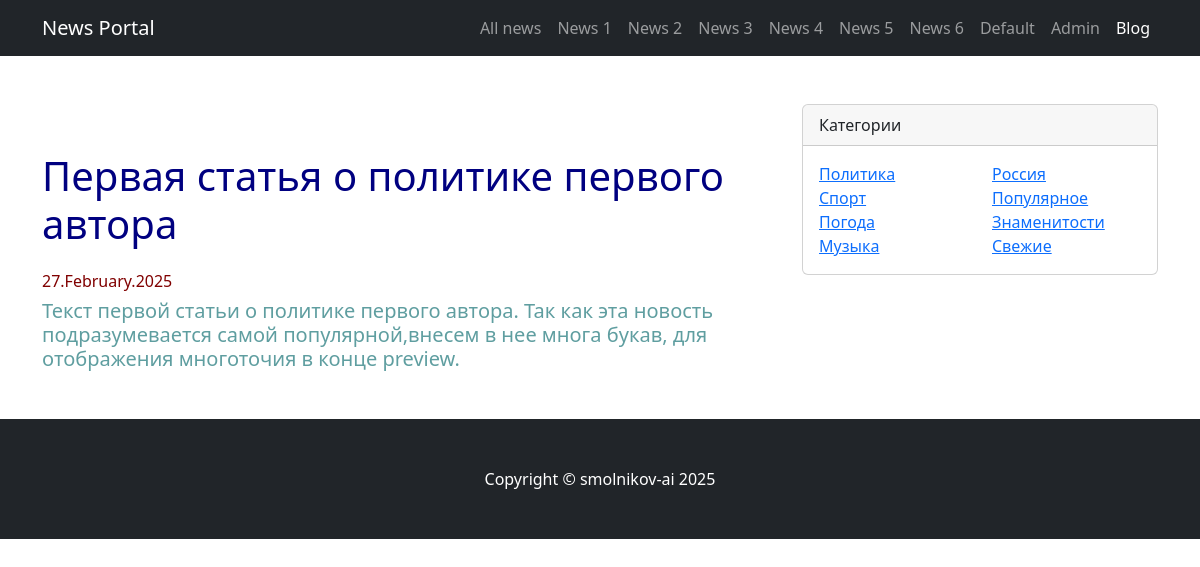
Screenshot of /news/1 with the database file from the repository.
### news/models.py (models this page shows, shortened)
class Post(models.Model):
    author = models.ForeignKey(Author, on_delete=models.CASCADE)
    type = models.CharField(choices=POST_TYPES, max_length=2, default='NW')
    date_time_in = models.DateTimeField(auto_now_add=True)
    categories = models.ManyToManyField(Category, through='PostCategory')
    title = models.CharField(max_length=50)
    content = models.TextField()
    rating_post = models.IntegerField(default=0)

### news/views.py (the view)
# urls.py: path('news/<int:pk>', PostDetail.as_view(), name='post_detail'),
class PostDetail(DetailView):
    model = Post
    template_name = 'flatpages/post.html'
    context_object_name = 'post'

### news/templatetags/custom_filters.py (called while the page is built)
@register.filter()
def censor(value):
    incorrect_list = ['Редиск', 'Ананас', 'LGBT']
    for incorrect_word in incorrect_list:
        value = value.replace(incorrect_word[1:], '*' * (len(incorrect_word) - 1))
    return value

### templates/flatpages/post.html
{% extends 'flatpages/default.html' %}
{% load custom_filters %}
{% block title %}
    <h1 style="color:Navy;">{{ post.title|censor }}</h1>
{% endblock title %}
{% block content %}
    <h6 style="color:Maroon;">{{ post.date_time_in|date:'d.F.Y' }}</h6>
    <h5 style="color:CadetBlue;">{{ post.content|censor }}</h5>
{% endblock content %}

### rows the page displays
Post: title|censor "Первая статья о политике первого автора", date_time_in "27.February.2025", content|censor "Текст первой статьи о политике первого автора. Так как эта новость подразумевается самой популярной,внесем в нее многа букав, для отображения многоточия в конце preview."
